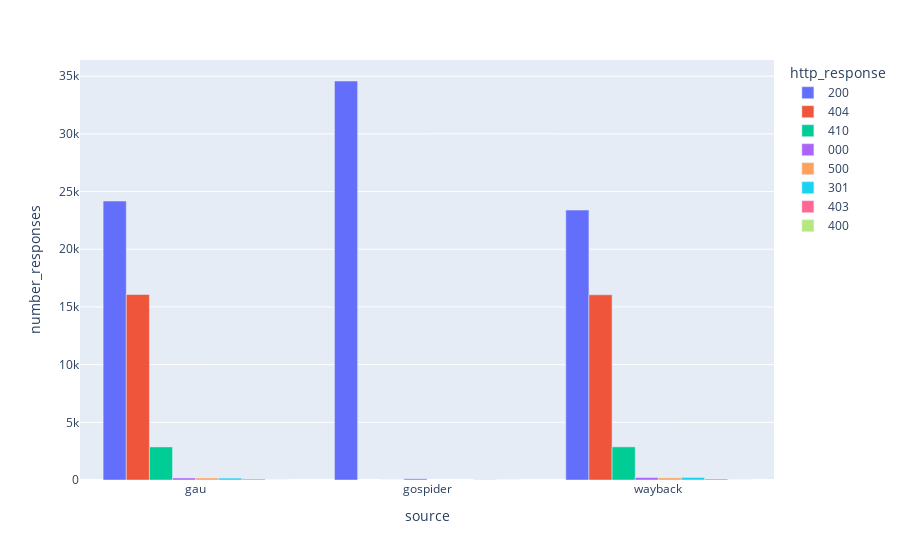

The cell this chart's notebook holds for it:
### Code cell
px.bar(url_count, x="source", y="number_responses", color="http_response", barmode="group")

### Figure 1 — Plotly figure (JSON) as saved in the notebook; plotly's stock layout.template omitted (floating-point values rounded to 4 significant figures)
{"data": [{"alignmentgroup": "True", "hoverlabel": {"namelength": 0}, "hovertemplate": "http_response=200<br>source=%{x}<br>number_responses=%{y}", "legendgroup": "200", "marker": {"color": "#636efa"}, "name": "200", "offsetgroup": "200", "orientation": "v", "showlegend": true, "textposition": "auto", "type": "bar", "x": ["gau", "gospider", "wayback"], "xaxis": "x", "y": [24175, 34581, 23393], "yaxis": "y"}, {"alignmentgroup": "True", "hoverlabel": {"namelength": 0}, "hovertemplate": "http_response=404<br>source=%{x}<br>number_responses=%{y}", "legendgroup": "404", "marker": {"color": "#EF553B"}, "name": "404", "offsetgroup": "404", "orientation": "v", "showlegend": true, "textposition": "auto", "type": "bar", "x": ["gau", "wayback"], "xaxis": "x", "y": [16077, 16052], "yaxis": "y"}, {"alignmentgroup": "True", "hoverlabel": {"namelength": 0}, "hovertemplate": "http_response=410<br>source=%{x}<br>number_responses=%{y}", "legendgroup": "410", "marker": {"color": "#00cc96"}, "name": "410", "offsetgroup": "410", "orientation": "v", "showlegend": true, "textposition": "auto", "type": "bar", "x": ["gau", "gospider", "wayback"], "xaxis": "x", "y": [2864, 1, 2872], "yaxis": "y"}, {"alignmentgroup": "True", "hoverlabel": {"namelength": 0}, "hovertemplate": "http_response=000<br>source=%{x}<br>number_responses=%{y}", "legendgroup": "000", "marker": {"color": "#ab63fa"}, "name": "000", "offsetgroup": "000", "orientation": "v", "showlegend": true, "textposition": "auto", "type": "bar", "x": ["gau", "gospider", "wayback"], "xaxis": "x", "y": [175, 106, 214], "yaxis": "y"}, {"alignmentgroup": "True", "hoverlabel": {"namelength": 0}, "hovertemplate": "http_response=500<br>source=%{x}<br>number_responses=%{y}", "legendgroup": "500", "marker": {"color": "#FFA15A"}, "name": "500", "offsetgroup": "500", "orientation": "v", "showlegend": true, "textposition": "auto", "type": "bar", "x": ["gau", "wayback"], "xaxis": "x", "y": [173, 182], "yaxis": "y"}, {"alignmentgroup": "True", "hoverlabel": {"namelength": 0}, "hovertemplate": "http_response=301<br>source=%{x}<br>number_responses=%{y}", "legendgroup": "301", "marker": {"color": "#19d3f3"}, "name": "301", "offsetgroup": "301", "orientation": "v", "showlegend": true, "textposition": "auto", "type": "bar", "x": ["gau", "wayback"], "xaxis": "x", "y": [163, 219], "yaxis": "y"}, {"alignmentgroup": "True", "hoverlabel": {"namelength": 0}, "hovertemplate": "http_response=403<br>source=%{x}<br>number_responses=%{y}", "legendgroup": "403", "marker": {"color": "#FF6692"}, "name": "403", "offsetgroup": "403", "orientation": "v", "showlegend": true, "textposition": "auto", "type": "bar", "x": ["gau", "gospider", "wayback"], "xaxis": "x", "y": [80, 16, 87], "yaxis": "y"}, {"alignmentgroup": "True", "hoverlabel": {"namelength": 0}, "hovertemplate": "http_response=400<br>source=%{x}<br>number_responses=%{y}", "legendgroup": "400", "marker": {"color": "#B6E880"}, "name": "400", "offsetgroup": "400", "orientation": "v", "showlegend": true, "textposition": "auto", "type": "bar", "x": ["gau", "gospider", "wayback"], "xaxis": "x", "y": [2, 2, 2], "yaxis": "y"}], "layout": {"autosize": true, "barmode": "group", "legend": {"title": {"text": "http_response"}, "tracegroupgap": 0}, "margin": {"t": 60}, "xaxis": {"anchor": "y", "autorange": true, "domain": [0, 1], "range": [-0.5, 2.5], "title": {"text": "source"}, "type": "category"}, "yaxis": {"anchor": "x", "autorange": true, "domain": [0, 1], "range": [0, 36400.0], "title": {"text": "number_responses"}, "type": "linear"}}}
